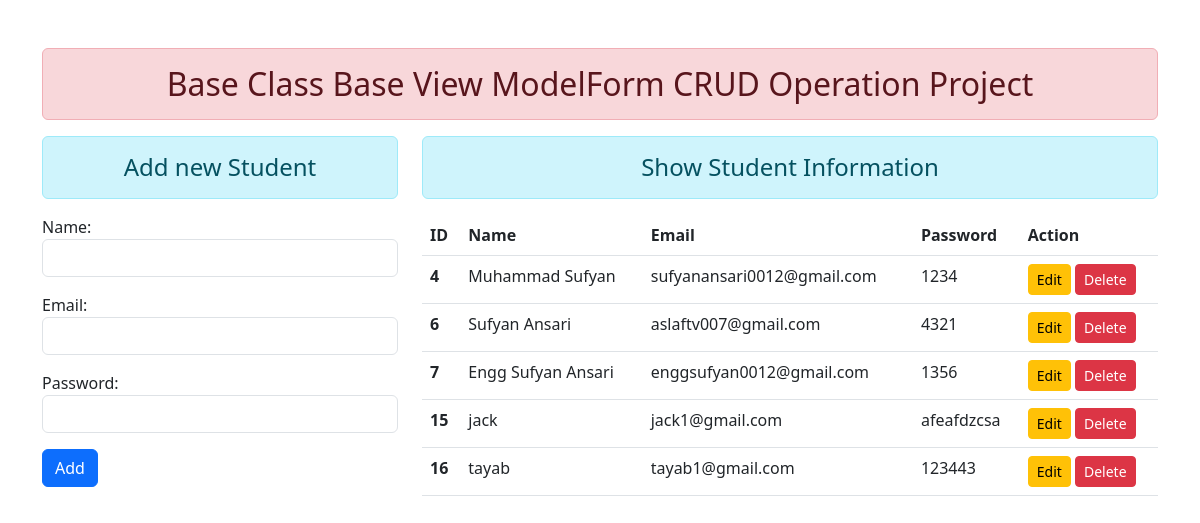
The page / on the database its author committed.
### enroll/models.py (models this page shows)
class User(models.Model):
    name = models.CharField(max_length=70)
    email = models.EmailField(max_length=100)
    password = models.CharField(max_length=100)

### enroll/views.py (the view, shortened to what this page needs)
# urls.py: path('',views.AddAndShow.as_view(),name='addandshow'),
class AddAndShow(TemplateView):
    template_name = "enroll/addandshow.html"
    def get_context_data(self,*args, **kwargs):
        context =  super().get_context_data(**kwargs)
        fm = StudentRegistration()
        data = User.objects.all()
        context = {'stu':data,'form':fm}
        return context

### enroll/forms.py
class StudentRegistration(forms.ModelForm):
    class Meta:
        model = User
        fields = ["name","email","password"]
        widgets = {
            "name" : forms.TextInput(attrs={"class":"form-control"}),
            "email" : forms.EmailInput(attrs={"class":"form-control"}),
            "password" : forms.PasswordInput(render_value=True,attrs={"class":"form-control"}),
        }

### enroll/templates/enroll/addandshow.html (shortened to what this page needs)
{% extends 'enroll/base.html' %}
{% block content %}
<div class="row">
<div class="col-sm-4 offset">
    <h4 class="text-center alert alert-info">Add new Student</h4>
<form action="" method="post">
    {{form.as_p}}
    <button class="btn btn-primary" type="submit">Add</button>
</form>
</div>
<div class="col-sm-8 offset">
    <h4 class="text-center alert alert-info">Show Student Information</h4>
    {% if stu %}
     <table class="table table-hover">
        <thead>
          <tr>
            <th scope="col">ID</th>
            <th scope="col">Name</th>
            <th scope="col">Email</th>
            <th scope="col">Password</th>
            <th scope="col">Action</th>
          </tr>
        </thead>
        <tbody>
          {% for st in stu %}
          <tr>
            <th scope="row">{{st.id}}</th>
            <td>{{st.name}}</td>
            <td>{{st.email}}</td>
            <td>{{st.password}}</td>
            <td>
              <a href="{% url 'updatedata' st.id %}" class="btn btn-warning btn-sm">Edit</a>
              <form action="{% url 'deletedata' st.id %}" method="post" class="d-inline">{% csrf_token %}
                <input type="submit" class="btn btn-danger btn-sm" value="Delete">
              </form>
            </td>
            {% endfor %}
        </tbody>
      </table>
    {% endif %}
</div>
</div>
{% endblock content %}

### enroll/templates/enroll/base.html (shortened to what this page needs)
<!DOCTYPE html>
{% load static %}
<html lang="en">
<head>
    <link rel="stylesheet" href="{% static 'enroll/css/bootstrap.css' %}">
</head>
<body>
    <div class="container mt-5">
        <h2 class="text-center alert alert-danger">Base Class Base View ModelForm CRUD Operation Project</h2>
    {% block content%}
    {% endblock content%}
    </div>
</body>
</html>

### rows shown on the page
User: id "4", name "Muhammad Sufyan", email "sufyanansari0012@gmail.com", password "1234"
User: id "6", name "Sufyan Ansari", email "aslaftv007@gmail.com", password "4321"
User: id "7", name "Engg Sufyan Ansari", email "enggsufyan0012@gmail.com", password "1356"
User: id "15", name "jack", email "jack1@gmail.com", password "afeafdzcsa"
User: id "16", name "tayab", email "tayab1@gmail.com", password "123443"
